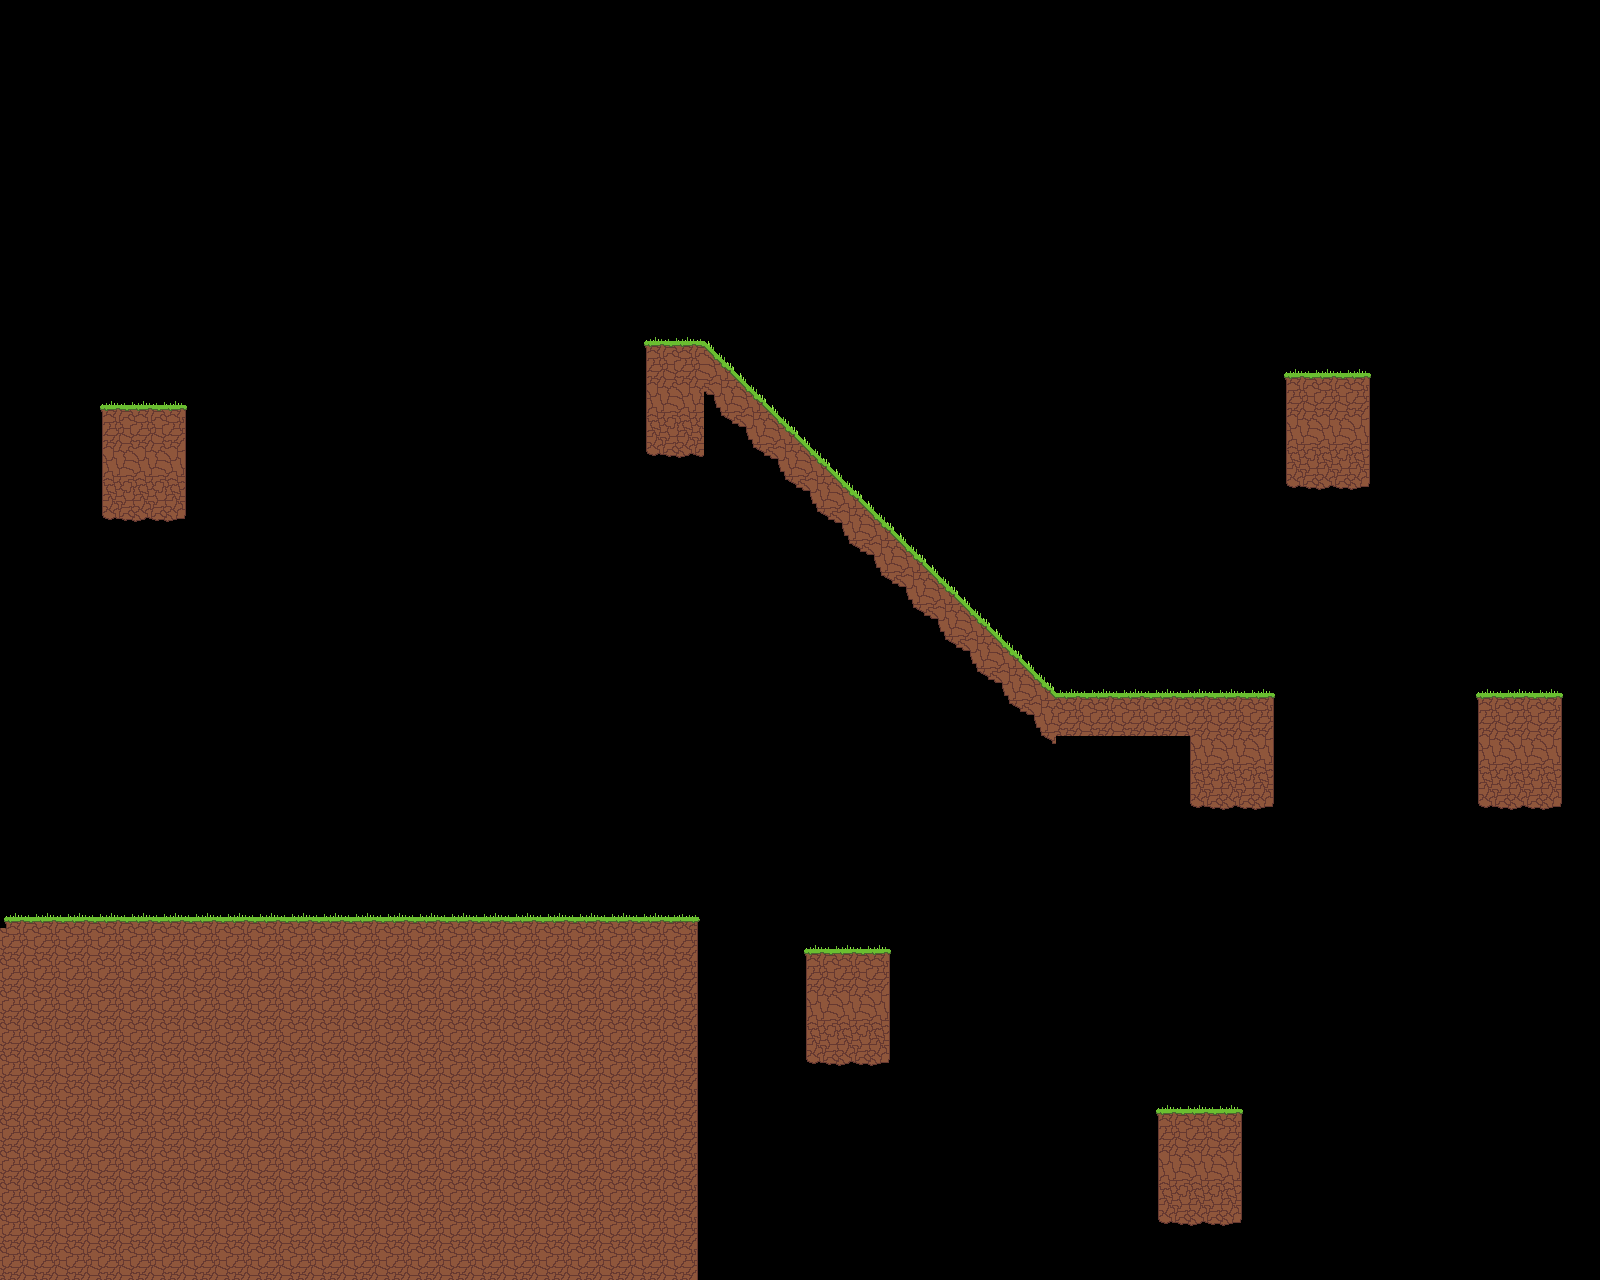

This game map was drawn from its Tiled (.tmx) file and the tilesets committed beside it. A one-line description and the full map source follow:
An orthogonal 50x40 tile map with 32x32 px tiles, 1 tile layer (suelos) and 31 objects.

<map version="1.10" tiledversion="1.10.2" orientation="orthogonal" renderorder="right-down" width="50" height="40" tilewidth="32" tileheight="32" infinite="0" nextlayerid="6" nextobjectid="39">
 <tileset firstgid="1" source="tilemap1_32.tsx" />
 <layer id="1" name="suelos" width="50" height="40">
  <data encoding="csv">
0,0,0,0,0,0,0,0,0,0,0,0,0,0,0,0,0,0,0,0,0,0,0,0,0,0,0,0,0,0,0,0,0,0,0,0,0,0,0,0,0,0,0,0,0,0,0,0,0,0,
0,0,0,0,0,0,0,0,0,0,0,0,0,0,0,0,0,0,0,0,0,0,0,0,0,0,0,0,0,0,0,0,0,0,0,0,0,0,0,0,0,0,0,0,0,0,0,0,0,0,
0,0,0,0,0,0,0,0,0,0,0,0,0,0,0,0,0,0,0,0,0,0,0,0,0,0,0,0,0,0,0,0,0,0,0,0,0,0,0,0,0,0,0,0,0,0,0,0,0,0,
0,0,0,0,0,0,0,0,0,0,0,0,0,0,0,0,0,0,0,0,0,0,0,0,0,0,0,0,0,0,0,0,0,0,0,0,0,0,0,0,0,0,0,0,0,0,0,0,0,0,
0,0,0,0,0,0,0,0,0,0,0,0,0,0,0,0,0,0,0,0,0,0,0,0,0,0,0,0,0,0,0,0,0,0,0,0,0,0,0,0,0,0,0,0,0,0,0,0,0,0,
0,0,0,0,0,0,0,0,0,0,0,0,0,0,0,0,0,0,0,0,0,0,0,0,0,0,0,0,0,0,0,0,0,0,0,0,0,0,0,0,0,0,0,0,0,0,0,0,0,0,
0,0,0,0,0,0,0,0,0,0,0,0,0,0,0,0,0,0,0,0,0,0,0,0,0,0,0,0,0,0,0,0,0,0,0,0,0,0,0,0,0,0,0,0,0,0,0,0,0,0,
0,0,0,0,0,0,0,0,0,0,0,0,0,0,0,0,0,0,0,0,0,0,0,0,0,0,0,0,0,0,0,0,0,0,0,0,0,0,0,0,0,0,0,0,0,0,0,0,0,0,
0,0,0,0,0,0,0,0,0,0,0,0,0,0,0,0,0,0,0,0,0,0,0,0,0,0,0,0,0,0,0,0,0,0,0,0,0,0,0,0,0,0,0,0,0,0,0,0,0,0,
0,0,0,0,0,0,0,0,0,0,0,0,0,0,0,0,0,0,0,0,0,0,0,0,0,0,0,0,0,0,0,0,0,0,0,0,0,0,0,0,0,0,0,0,0,0,0,0,0,0,
0,0,0,0,0,0,0,0,0,0,0,0,0,0,0,0,0,0,0,0,19,20,50,0,0,0,0,0,0,0,0,0,0,0,0,0,0,0,0,0,0,0,0,0,0,0,0,0,0,0,
0,0,0,0,0,0,0,0,0,0,0,0,0,0,0,0,0,0,0,0,28,29,59,50,0,0,0,0,0,0,0,0,0,0,0,0,0,0,0,0,19,20,21,0,0,0,0,0,0,0,
0,0,0,19,20,21,0,0,0,0,0,0,0,0,0,0,0,0,0,0,37,38,68,59,50,0,0,0,0,0,0,0,0,0,0,0,0,0,0,0,28,29,30,0,0,0,0,0,0,0,
0,0,0,28,29,30,0,0,0,0,0,0,0,0,0,0,0,0,0,0,46,47,77,68,59,50,0,0,0,0,0,0,0,0,0,0,0,0,0,0,37,38,39,0,0,0,0,0,0,0,
0,0,0,37,38,39,0,0,0,0,0,0,0,0,0,0,0,0,0,0,55,56,0,77,68,59,50,0,0,0,0,0,0,0,0,0,0,0,0,0,46,47,48,0,0,0,0,0,0,0,
0,0,0,46,47,48,0,0,0,0,0,0,0,0,0,0,0,0,0,0,0,0,0,0,77,68,59,50,0,0,0,0,0,0,0,0,0,0,0,0,55,56,57,0,0,0,0,0,0,0,
0,0,0,55,56,57,0,0,0,0,0,0,0,0,0,0,0,0,0,0,0,0,0,0,0,77,68,59,50,0,0,0,0,0,0,0,0,0,0,0,0,0,0,0,0,0,0,0,0,0,
0,0,0,0,0,0,0,0,0,0,0,0,0,0,0,0,0,0,0,0,0,0,0,0,0,0,77,68,59,50,0,0,0,0,0,0,0,0,0,0,0,0,0,0,0,0,0,0,0,0,
0,0,0,0,0,0,0,0,0,0,0,0,0,0,0,0,0,0,0,0,0,0,0,0,0,0,0,77,68,59,50,0,0,0,0,0,0,0,0,0,0,0,0,0,0,0,0,0,0,0,
0,0,0,0,0,0,0,0,0,0,0,0,0,0,0,0,0,0,0,0,0,0,0,0,0,0,0,0,77,68,59,50,0,0,0,0,0,0,0,0,0,0,0,0,0,0,0,0,0,0,
0,0,0,0,0,0,0,0,0,0,0,0,0,0,0,0,0,0,0,0,0,0,0,0,0,0,0,0,0,77,68,59,50,0,0,0,0,0,0,0,0,0,0,0,0,0,0,0,0,0,
0,0,0,0,0,0,0,0,0,0,0,0,0,0,0,0,0,0,0,0,0,0,0,0,0,0,0,0,0,0,77,68,59,20,20,20,20,20,20,21,0,0,0,0,0,0,19,20,21,0,
0,0,0,0,0,0,0,0,0,0,0,0,0,0,0,0,0,0,0,0,0,0,0,0,0,0,0,0,0,0,0,77,68,29,29,29,29,29,29,30,0,0,0,0,0,0,28,29,30,0,
0,0,0,0,0,0,0,0,0,0,0,0,0,0,0,0,0,0,0,0,0,0,0,0,0,0,0,0,0,0,0,0,77,0,0,0,0,37,38,39,0,0,0,0,0,0,37,38,39,0,
0,0,0,0,0,0,0,0,0,0,0,0,0,0,0,0,0,0,0,0,0,0,0,0,0,0,0,0,0,0,0,0,0,0,0,0,0,46,47,48,0,0,0,0,0,0,46,47,48,0,
0,0,0,0,0,0,0,0,0,0,0,0,0,0,0,0,0,0,0,0,0,0,0,0,0,0,0,0,0,0,0,0,0,0,0,0,0,55,56,57,0,0,0,0,0,0,55,56,57,0,
0,0,0,0,0,0,0,0,0,0,0,0,0,0,0,0,0,0,0,0,0,0,0,0,0,0,0,0,0,0,0,0,0,0,0,0,0,0,0,0,0,0,0,0,0,0,0,0,0,0,
0,0,0,0,0,0,0,0,0,0,0,0,0,0,0,0,0,0,0,0,0,0,0,0,0,0,0,0,0,0,0,0,0,0,0,0,0,0,0,0,0,0,0,0,0,0,0,0,0,0,
19,20,20,20,20,20,20,20,20,20,20,20,20,20,20,20,20,20,20,20,20,12,0,0,0,0,0,0,0,0,0,0,0,0,0,0,0,0,0,0,0,0,0,0,0,0,0,0,0,0,
29,29,29,29,29,29,29,29,29,29,29,29,29,29,29,29,29,29,29,29,29,30,0,0,0,19,20,21,0,0,0,0,0,0,0,0,0,0,0,0,0,0,0,0,0,0,0,0,0,0,
29,29,29,29,29,29,29,29,29,29,29,29,29,29,29,29,29,29,29,29,29,30,0,0,0,28,29,30,0,0,0,0,0,0,0,0,0,0,0,0,0,0,0,0,0,0,0,0,0,0,
29,29,29,29,29,29,29,29,29,29,29,29,29,29,29,29,29,29,29,29,29,30,0,0,0,37,38,39,0,0,0,0,0,0,0,0,0,0,0,0,0,0,0,0,0,0,0,0,0,0,
29,29,29,29,29,29,29,29,29,29,29,29,29,29,29,29,29,29,29,29,29,30,0,0,0,46,47,48,0,0,0,0,0,0,0,0,0,0,0,0,0,0,0,0,0,0,0,0,0,0,
29,29,29,29,29,29,29,29,29,29,29,29,29,29,29,29,29,29,29,29,29,30,0,0,0,55,56,57,0,0,0,0,0,0,0,0,0,0,0,0,0,0,0,0,0,0,0,0,0,0,
29,29,29,29,29,29,29,29,29,29,29,29,29,29,29,29,29,29,29,29,29,30,0,0,0,0,0,0,0,0,0,0,0,0,0,0,19,20,21,0,0,0,0,0,0,0,0,0,0,0,
29,29,29,29,29,29,29,29,29,29,29,29,29,29,29,29,29,29,29,29,29,30,0,0,0,0,0,0,0,0,0,0,0,0,0,0,28,29,30,0,0,0,0,0,0,0,0,0,0,0,
29,29,29,29,29,29,29,29,29,29,29,29,29,29,29,29,29,29,29,29,29,30,0,0,0,0,0,0,0,0,0,0,0,0,0,0,37,38,39,0,0,0,0,0,0,0,0,0,0,0,
29,29,29,29,29,29,29,29,29,29,29,29,29,29,29,29,29,29,29,29,29,30,0,0,0,0,0,0,0,0,0,0,0,0,0,0,46,47,48,0,0,0,0,0,0,0,0,0,0,0,
29,29,29,29,29,29,29,29,29,29,29,29,29,29,29,29,29,29,29,29,29,30,0,0,0,0,0,0,0,0,0,0,0,0,0,0,55,56,57,0,0,0,0,0,0,0,0,0,0,0,
29,29,29,29,29,29,29,29,29,29,29,29,29,29,29,29,29,29,29,29,29,30,0,0,0,0,0,0,0,0,0,0,0,0,0,0,0,0,0,0,0,0,0,0,0,0,0,0,0,0
</data>
 </layer>
 <objectgroup id="5" name="tierra">
  <object id="30" x="10.7765" y="929.857" width="685.076" height="349.466" />
  <object id="31" x="100.067" y="415.664" width="84.6724" height="100.067" />
  <object id="32" x="1185.41" y="691.234" width="92.3699" height="117.002" />
  <object id="33" x="1484.08" y="698.932" width="76.9749" height="104.686" />
  <object id="34" x="1280.86" y="375.637" width="90.8304" height="112.383" />
  <object id="35" x="1156.16" y="1103.82" width="89.2909" height="117.002" />
  <object id="36" x="805.157" y="943.712" width="83.1329" height="123.16" />
  <object id="37" x="640.431" y="343.308" width="63.1194" height="109.304" />
  <object id="38" x="708.169" y="346.387">
   <polygon points="0,0 341.768,352.545 469.547,351.005 474.165,389.493 341.768,391.032 3.079,49.2639" />
  </object>
 </objectgroup>
 <objectgroup id="3" name="estrellas" visible="0">
  <object id="5" x="662.056" y="288.829">
   <point />
  </object>
  <object id="6" x="733.326" y="335.717">
   <point />
  </object>
  <object id="7" x="793.342" y="388.231">
   <point />
  </object>
  <object id="8" x="840.23" y="431.368">
   <point />
  </object>
  <object id="9" x="885.242" y="502.637">
   <point />
  </object>
  <object id="10" x="958.387" y="573.907">
   <point />
  </object>
  <object id="11" x="1037.16" y="635.799">
   <point />
  </object>
  <object id="12" x="1117.81" y="669.558">
   <point />
  </object>
  <object id="13" x="1329.74" y="345.094">
   <point />
  </object>
  <object id="14" x="842.105" y="919.001">
   <point />
  </object>
  <object id="15" x="298.207" y="890.869">
   <point />
  </object>
  <object id="16" x="360.098" y="892.744">
   <point />
  </object>
  <object id="17" x="442.621" y="887.118">
   <point />
  </object>
  <object id="18" x="519.517" y="885.242">
   <point />
  </object>
  <object id="22" x="577.658" y="883.367">
   <point />
  </object>
  <object id="23" x="641.425" y="890.869">
   <point />
  </object>
  <object id="24" x="133.161" y="360.098">
   <point />
  </object>
  <object id="25" x="1517.29" y="624.546">
   <point />
  </object>
  <object id="26" x="1187.2" y="1050.29">
   <point />
  </object>
 </objectgroup>
 <objectgroup id="4" name="gotas" visible="0">
  <object id="27" x="553.276" y="894.62">
   <point />
  </object>
  <object id="28" x="1217.21" y="652.678">
   <point />
  </object>
  <object id="29" x="669.558" y="283.202">
   <point />
  </object>
 </objectgroup>
</map>
